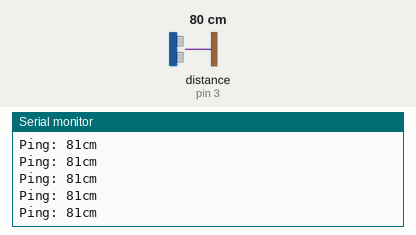
Simulated run of this sketch. Board: Arduino Uno, built with avr-gcc and run on an emulated ATmega328P. On the bench: the last lines printed to the serial monitor. The test bench sets the inputs (shaded band); at power-on: distance to the obstacle (sensor on pin 3) 80 cm. The echo pulse lasts 58.3 µs per cm.

Above: at 1.2 s.
1.3 s: distance to the obstacle (sensor on pin 3) set to 2 cm
At 1.34 s:
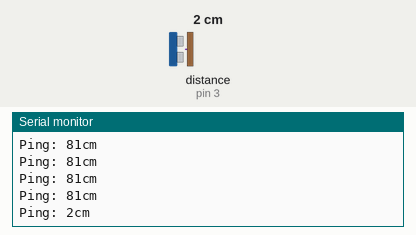
2.8 s: distance to the obstacle (sensor on pin 3) set to 60 cm
At 2.87 s:
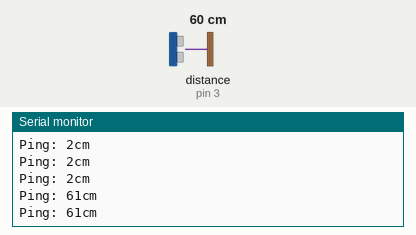
Timing chart, 0 to 5.8 s (numbered marks = the images above; inputs shaded):
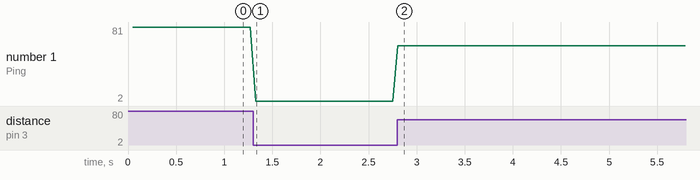

The sketch:

ultrasonic.ino
```cpp
#include <NewPing.h>

/*
  Echo and trigger are digital viewers. Sensor has an apparent range of
  400cm, buuuut, cutting that in half to hopefully reduce error.
 */

#define US_ECHO 3
#define US_TRIGGER 2
#define US_MAX_ECHO_CM_DISTANCE 200  //

NewPing sonar(US_TRIGGER, US_ECHO, US_MAX_ECHO_CM_DISTANCE);

void setup() {
  Serial.begin(9600);
}

void loop() {
  delay(50);
  Serial.print("Ping: ");
  Serial.print(sonar.ping_cm());
  Serial.println("cm");
}
```

Measured:
- after the input at 1.3 s, the serial monitor: prints a new line at once (image 1)
- after the input at 2.8 s, the serial monitor: prints a new line at once (image 2)
- plotted number 1: 81 → 2 after the input at 1.3 s, 2 → 61 after the input at 2.8 s
